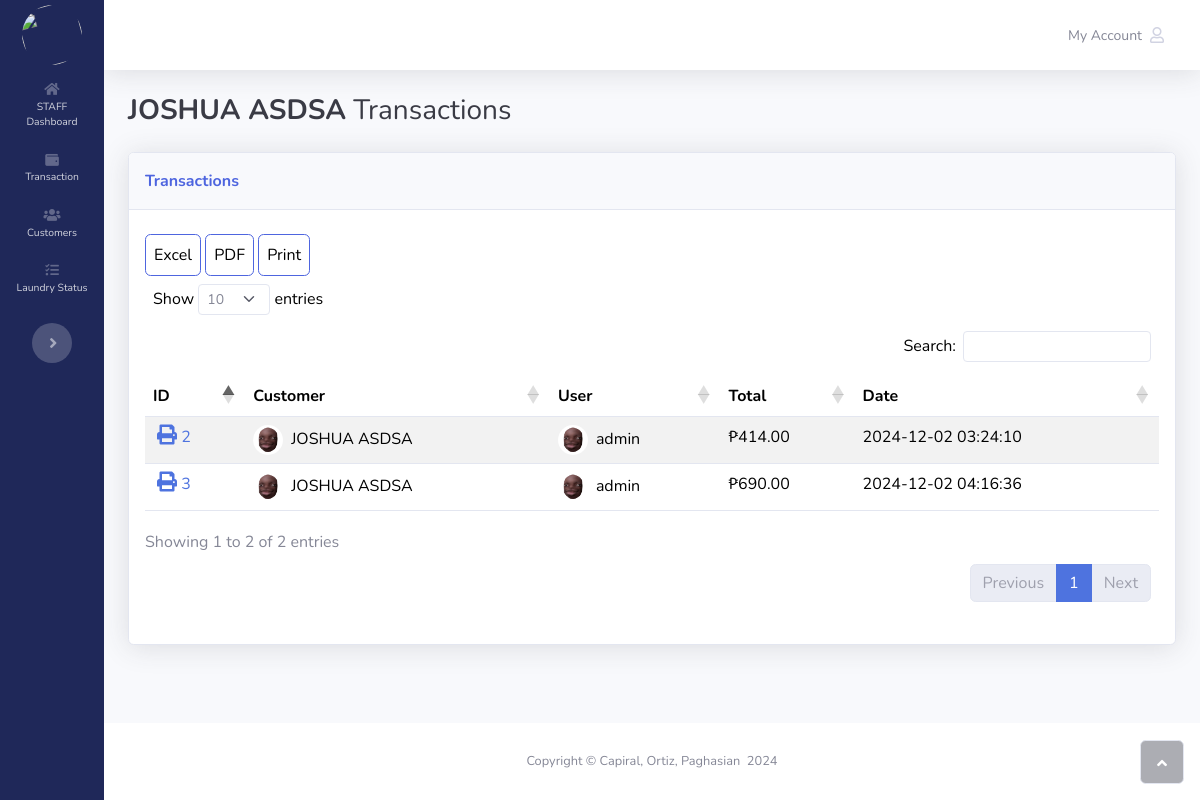
Page /profile-customer.php?id=2 (signed in) on the committed database.
### tables this page shows
CREATE TABLE `customers` (
  `id` int(11) NOT NULL,
  `fullname` varchar(255) DEFAULT NULL,
  `address` varchar(255) DEFAULT NULL,
  `contact` varchar(255) DEFAULT NULL,
  `created_at` datetime DEFAULT current_timestamp()
);

CREATE TABLE `transactions` (
  `id` int(11) NOT NULL,
  `user_id` int(11) DEFAULT NULL,
  `customer_id` int(11) DEFAULT NULL,
  `total` decimal(10,2) DEFAULT NULL,
  `amount` decimal(10,2) DEFAULT NULL,
  `status` varchar(255) DEFAULT NULL,
  `created_at` datetime DEFAULT current_timestamp()
);

CREATE TABLE `users` (
  `id` int(11) NOT NULL,
  `username` varchar(255) DEFAULT NULL,
  `password` varchar(255) DEFAULT NULL,
  `level` varchar(255) DEFAULT NULL,
  `created_at` datetime DEFAULT current_timestamp()
);

### profile-customer.php (the view, shortened to what this page needs)
<?php
    include_once 'functions/connection.php';
    $customer_id = $_GET['id'];
$sql = 'SELECT t.id, t.total, t.created_at, u.username, c.fullname
    FROM transactions AS t
    JOIN customers AS c ON t.customer_id = c.id
    JOIN users AS u ON t.user_id = u.id
    WHERE t.status = "completed" AND customer_id = :id';
$stmt = $db->prepare($sql);
$stmt->bindParam(':id', $customer_id);
$stmt->execute();
$results = $stmt->fetchAll();
$sql = 'SELECT fullname
        FROM customers
        WHERE id = :id';
$stmt = $db->prepare($sql);
$stmt->bindParam(':id', $customer_id);
$stmt->execute();
$info = $stmt->fetch();
$customer_fullname = $info['fullname'];
?>
<!DOCTYPE html>
<html data-bs-theme="light" lang="en">
<head>
    <link rel="stylesheet" href="assets/bootstrap/css/bootstrap.min.css">
    <link rel="stylesheet" href="assets/fonts/fontawesome-all.min.css">
    <link rel="stylesheet" href="assets/css/bs-theme-overrides.css">
    <link rel="stylesheet" href="assets/css/dataTables.bootstrap5.min.css">
</head>
<body id="page-top">
    <div id="wrapper">
        <nav class="navbar navbar-dark align-items-start sidebar sidebar-dark accordion p-0 toggled" style="background: var(--bs-primary-text-emphasis);">
            <div class="container-fluid d-flex flex-column p-0"><a class="navbar-brand d-flex justify-content-center align-items-center sidebar-brand m-0" href="index.php">
                    <div class="sidebar-brand-icon rotate-n-15"><img class="rounded-circle" src="assets/img/washing-clothes.gif" width="60" height="60"></div>
                </a>
                <ul class="navbar-nav text-light" id="accordionSidebar">
                    <?php
                        include_once 'functions/views/navbar.php';
                    ?>
                </ul>
                <div class="text-center d-none d-md-inline"><button class="btn rounded-circle border-0" id="sidebarToggle" type="button"></button></div>
            </div>
        </nav>
        <div class="d-flex flex-column" id="content-wrapper">
            <div id="content">
                <nav class="navbar navbar-light navbar-expand bg-white shadow mb-4 topbar static-top">
                    <div class="container-fluid"><button class="btn btn-link d-md-none rounded-circle me-3" id="sidebarToggleTop" type="button"><i class="fas fa-bars"></i></button>
                        <ul class="navbar-nav flex-nowrap ms-auto">
                            <li class="nav-item dropdown no-arrow">
                                <div class="nav-item dropdown no-arrow"><a class="dropdown-toggle nav-link" aria-expanded="false" data-bs-toggle="dropdown" href="#"><span class="d-none d-lg-inline me-2 text-gray-600 small">My Account</span><i class="far fa-user"></i></a>
                                </div>
                            </li>
                        </ul>
                    </div>
                </nav>
                <div class="container-fluid">
                    <h3 class="text-dark mb-4"><strong><?php echo $customer_fullname ?></strong> Transactions</h3>
                    <div class="card shadow">
                        <div class="card-header py-3">
                            <p class="text-primary m-0 fw-bold">Transactions</p>
                        </div>
                        <div class="card-body">
                            <div class="table-responsive table mt-2" role="grid" aria-describedby="dataTable_info">
                                <table class="table table-striped my-0" id="dataTable">
                                    <thead>
                                        <tr>
                                            <th>ID</th>
                                            <th>Customer</th>
                                            <th>User</th>
                                            <th>Total</th>
                                            <th>Date</th>
                                        </tr>
                                    </thead>
                                    <tbody>
                                        <?php
                                        foreach ($results as $row) {
                                            echo '<tr>';
                                            echo '<td><a class="mx-1 text-decoration-none" target="_blank" href="receipt?id='.$row['id'].'&type=view"><i class="fas fa-print" style="font-size: 20px;"></i> '.$row['id'].'</a></td>';
                                            echo '<td><img class="rounded-circle me-2" width="30" height="30" src="assets/img/profile.png">' . $row['fullname'] . '</td>';
                                            echo '<td><img class="rounded-circle me-2" width="30" height="30" src="assets/img/profile.png">' . $row['username'] . '</td>';
                                            echo '<td>₱' . number_format($row['total'], 2) . '</td>';
                                            echo '<td>' . $row['created_at'] . '</td>';
                                            echo '</tr>';
                                        }
                                        ?>
                                    </tbody>
                                </table>
                            </div>
                        </div>
                    </div>
                </div>
            </div>
            <footer class="bg-white sticky-footer">
                <div class="container my-auto">
                    <div class="text-center my-auto copyright"><span>Copyright © Capiral, Ortiz, Paghasian &nbsp;2024</span></div>
                </div>
            </footer>
        </div><a class="border rounded d-inline scroll-to-top" href="#page-top"><i class="fas fa-angle-up"></i></a>
    </div>
</body>
</html>

### assets/css/bs-theme-overrides.css (style rules this page uses)
:root, [data-bs-theme=light] { --bs-primary: #4e65df; --bs-primary-rgb: 78,101,223; --bs-primary-text-emphasis: #1F2859; --bs-primary-bg-subtle: #DCE0F9; --bs-primary-border-subtle: #B8C1F2; }

### rows in the picture
customers: fullname "JOSHUA ASDSA"
transactions: id "2", customer.fullname "JOSHUA ASDSA", user.username "admin", total "414.00", created_at "2024-12-02 03:24:10"
transactions: id "3", customer.fullname "JOSHUA ASDSA", user.username "admin", total "690.00", created_at "2024-12-02 04:16:36"
